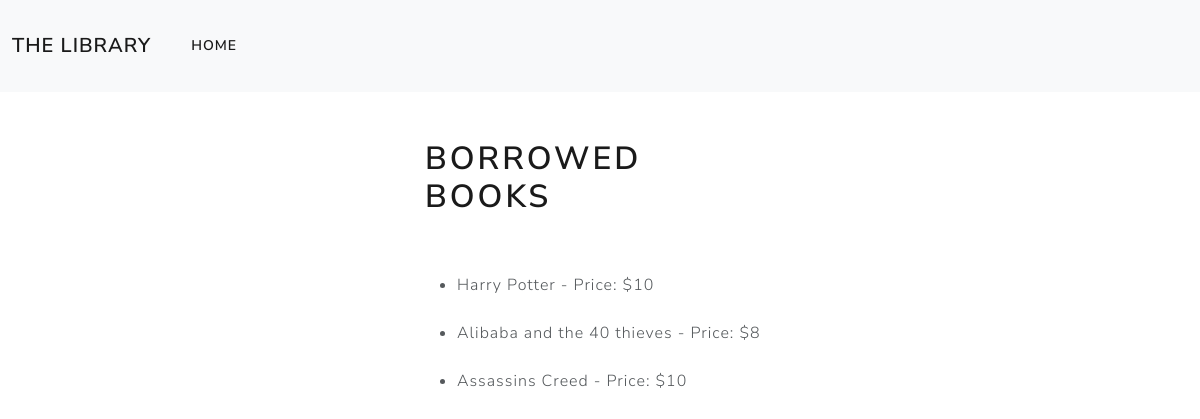
Screenshot of /borrowed_books/ with the database file from the repository.
### lmsapp/models.py (models this page shows, shortened)
class Book(models.Model):
    title=models.CharField(max_length=50)
    price=models.IntegerField()
    is_available = models.BooleanField(default=True)
    is_borrowed = models.BooleanField(default=False)

### lmsapp/views.py (the view)
# urls.py: path('borrowed_books/', views.borrowed_books, name='borrowed_books'),
def borrowed_books(request):
    books = Book.objects.filter(is_borrowed=True)
    return render(request, 'borrowed_books.html', {'books': books})

### templates/borrowed_books.html (shortened to what this page needs)
<!DOCTYPE html>
<html lang="en">
<head>
    <link rel="stylesheet" type="text/css" href="https://bootswatch.com/5/lux/bootstrap.min.css">
</head>
<body>
    <nav class="navbar navbar-expand-lg bg-body-tertiary">
        <div class="container-fluid">
          <a class="navbar-brand" href="/">THE LIBRARY</a>
          <div class="collapse navbar-collapse" id="navbarSupportedContent">
            <ul class="navbar-nav me-auto mb-2 mb-lg-0">
              <li class="nav-item">
                <a class="nav-link active" aria-current="page" href="/">Home</a>
              </li>
            </ul>
          </div>
        </div>
    </nav>
    <br>
   <div class="container-fluid">
    <div class="center-container">
        <h1>Borrowed Books</h1>
        <br>
        <ul>
             {% for i in books %}
             <br>
             <li>{{ i.title }} - Price: ${{ i.price }}</li>
             {% endfor %}
            </ul>
        </div>
    </div>
</body>

### templates/borrowed_books.html (style rules this page uses)
.center-container { position: absolute; top: 30%; left: 50%; transform: translate(-50%, -50%); width: 350px; height: 200px; }

### rows the page displays
Book: title "Harry Potter", price "10"
Book: title "Alibaba and the 40 thieves", price "8"
Book: title "Assassins Creed", price "10"
